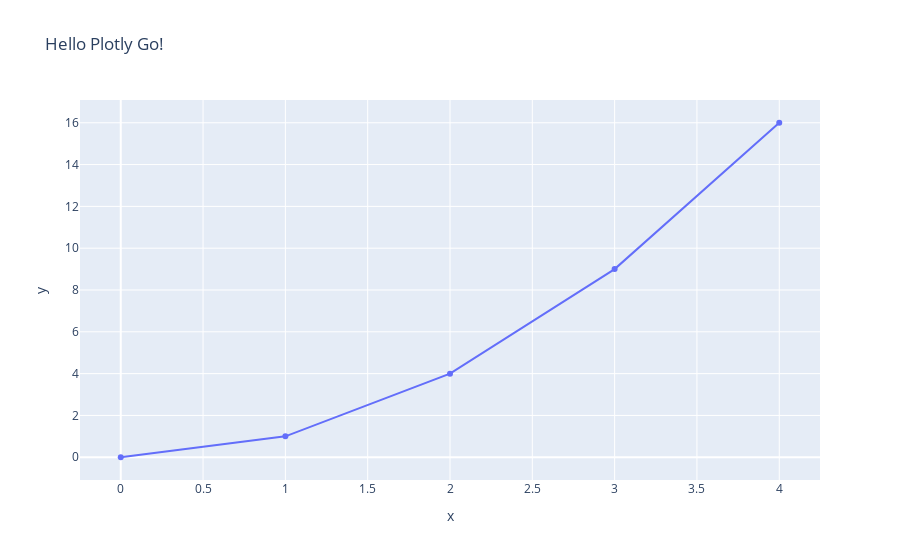

Notebook source saved alongside this figure:
### Markdown cell above
5. Here we are going to reproduce the scatter plot that we made with Plotly Express. 
To do this, start by creating a new empty `Figure` object. Then use the methods 

- `add_trace` 
- `update_layout`

to add the scatter, and customise the title and the axis labels, respectively.
Finally, use the method `show` to render your figure.

### Code cell
fig = go.Figure()
fig.add_trace(go.Scatter(x=[0, 1, 2, 3, 4], y=[0, 1, 4, 9, 16]))
fig.update_layout(title="Hello Plotly Go!", xaxis_title="x", yaxis_title="y")
fig.show()

### Figure 1 — Plotly figure (JSON) as saved in the notebook; plotly's stock layout.template omitted (floating-point values rounded to 4 significant figures)
{"data": [{"type": "scatter", "x": [0, 1, 2, 3, 4], "y": [0, 1, 4, 9, 16]}], "layout": {"title": {"text": "Hello Plotly Go!"}, "xaxis": {"title": {"text": "x"}}, "yaxis": {"title": {"text": "y"}}}}
